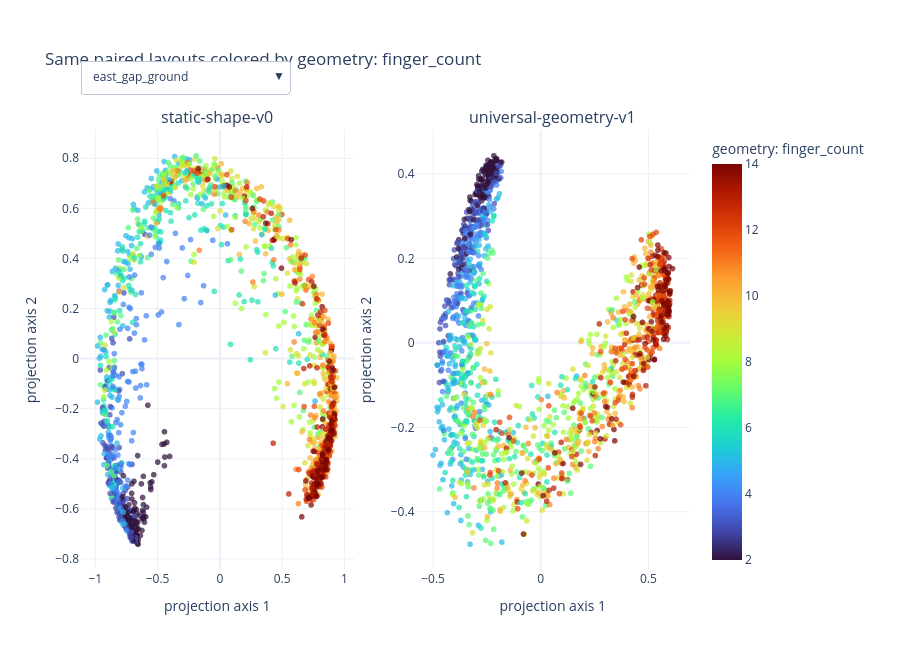

Notebook source saved alongside this figure:
### Markdown cell above
## 4. Explore geometry and capacitance in both latent spaces

We use a fixed, evenly spaced sample for a responsive browser. The same sample and
the same randomized projection are used for both standards. Open the dropdown to
color by **every numeric layout parameter and capacitance result present in the
dataset**. Smooth color gradients indicate that nearby vectors preserve that
quantity; abrupt mixing reveals a weakly represented factor.

### Code cell
number_pattern = re.compile(
    r"^\s*([+-]?(?:\d+(?:\.\d*)?|\.\d+)(?:[eE][+-]?\d+)?)\s*([A-Za-zµμ]*)\s*$"
)
unit_scale = {"": 1.0, "um": 1.0, "µm": 1.0, "μm": 1.0, "nm": 1e-3, "mm": 1e3}

def numeric(value):
    if isinstance(value, bool):
        return float(value)
    if isinstance(value, (int, float)):
        return float(value)
    if isinstance(value, str):
        match = number_pattern.match(value)
        if match and match.group(2) in unit_scale:
            return float(match.group(1)) * unit_scale[match.group(2)]
    return np.nan

catalogue = paired.copy()
all_parameter_names = sorted(
    {
        name
        for row in rows
        for name, value in row["design"]["design_options"].items()
        if np.isfinite(numeric(value))
    }
)
capacitance_names = [
    "north_to_north",
    "north_to_south",
    "north_to_ground",
    "south_to_south",
    "south_to_ground",
    "ground_to_ground",
]
for name in all_parameter_names:
    catalogue[f"geometry: {name}"] = [
        numeric(row_by_source[source]["design"]["design_options"].get(name))
        for source in catalogue["source_id"]
    ]
for name in capacitance_names:
    catalogue[f"capacitance: {name} (fF)"] = [
        numeric(row_by_source[source]["sim_results"].get(name)) for source in catalogue["source_id"]
    ]

sample_size = min(1600, len(catalogue))
sample_indices = np.linspace(0, len(catalogue) - 1, sample_size, dtype=int)
sample = catalogue.iloc[sample_indices].reset_index(drop=True)
v0_lookup = v0.set_index("layout_id")
v1_lookup = v1.set_index("layout_id")
v0_matrix = np.vstack(v0_lookup.loc[sample["layout_id"], "embedding"]).astype(np.float32)
v1_matrix = np.vstack(v1_lookup.loc[sample["layout_id"], "embedding"]).astype(np.float32)

def compact_v0(matrix):
    moments = matrix[:, :11]
    pixels = matrix[:, 11:].reshape(-1, 96, 96)
    pooled = pixels.reshape(-1, 12, 8, 12, 8).mean(axis=(2, 4))
    compact = np.column_stack([moments, pooled.reshape(len(matrix), -1)])
    norms = np.linalg.norm(compact, axis=1, keepdims=True)
    return compact / np.where(norms > 0, norms, 1.0)

def project(matrix):
    rng = np.random.default_rng(14)
    sketch_size = min(64, matrix.shape[1])
    sketch = matrix @ rng.normal(
        0.0, 1.0 / np.sqrt(sketch_size), size=(matrix.shape[1], sketch_size)
    ).astype(np.float32)
    sketch -= sketch.mean(axis=0, keepdims=True)
    u, singular_values, _ = np.linalg.svd(sketch, full_matrices=False)
    return u[:, :2] * singular_values[:2]

v0_compact = compact_v0(v0_matrix)
v0_xy = project(v0_compact)
v1_xy = project(v1_matrix)
color_fields = [
    column for column in sample.columns if column.startswith(("geometry: ", "capacitance: "))
]
initial_field = "geometry: finger_count"
initial_color = sample[initial_field]
hover = np.column_stack(
    [
        sample["source_id"],
        sample["geometry: finger_count"],
        sample["geometry: finger_length"],
        sample["capacitance: north_to_south (fF)"],
    ]
)

fig = make_subplots(rows=1, cols=2, subplot_titles=("static-shape-v0", "universal-geometry-v1"))
for column, xy in enumerate((v0_xy, v1_xy), start=1):
    fig.add_trace(
        go.Scattergl(
            x=xy[:, 0],
            y=xy[:, 1],
            mode="markers",
            marker={
                "color": initial_color,
                "colorscale": "Turbo",
                "size": 6,
                "opacity": 0.72,
                "showscale": column == 2,
                "colorbar": {"title": initial_field, "x": 1.02},
            },
            customdata=hover,
            hovertemplate=(
                "<b>%{customdata[0]}</b><br>fingers=%{customdata[1]}"
                "<br>finger length=%{customdata[2]} um"
                "<br>C(north,south)=%{customdata[3]:.3f} fF<extra></extra>"
            ),
            showlegend=False,
        ),
        row=1,
        col=column,
    )

buttons = [
    {
        "label": field.replace("geometry: ", "").replace("capacitance: ", "C: "),
        "method": "update",
        "args": [
            {"marker.color": [sample[field], sample[field]]},
            {"title": f"Same paired layouts colored by {field}"},
        ],
    }
    for field in color_fields
]
fig.update_layout(
    title=f"Same paired layouts colored by {initial_field}",
    template="plotly_white",
    height=650,
    margin={"r": 210, "t": 130},
    updatemenus=[
        {
            "buttons": buttons,
            "direction": "down",
            "x": 0.0,
            "y": 1.16,
            "xanchor": "left",
            "yanchor": "top",
        }
    ],
)
fig.update_xaxes(title_text="projection axis 1")
fig.update_yaxes(title_text="projection axis 2")
fig.show()

### Figure 1 — Plotly figure (JSON) as saved in the notebook; plotly's stock layout.template omitted (floating-point values rounded to 4 significant figures; data arrays with more than 128 entries replaced by an {"elided": "..."} marker saying what was removed)
{"data": [{"customdata": {"elided": "1600x4 mixed values"}, "hovertemplate": "<b>%{customdata[0]}</b><br>fingers=%{customdata[1]}<br>finger length=%{customdata[2]} um<br>C(north,south)=%{customdata[3]:.3f} fF<extra></extra>", "marker": {"color": {"elided": "1600 float values"}, "colorbar": {"title": {"text": "geometry: finger_count"}, "x": 1.02}, "colorscale": [[0.0, "#30123b"], [0.07143, "#4145ab"], [0.1429, "#4675ed"], [0.2143, "#39a2fc"], [0.2857, "#1bcfd4"], [0.3571, "#24eca6"], [0.4286, "#61fc6c"], [0.5, "#a4fc3b"], [0.5714, "#d1e834"], [0.6429, "#f3c63a"], [0.7143, "#fe9b2d"], [0.7857, "#f36315"], [0.8571, "#d93806"], [0.9286, "#b11901"], [1.0, "#7a0402"]], "opacity": 0.72, "showscale": false, "size": 6}, "mode": "markers", "showlegend": false, "type": "scattergl", "x": {"elided": "1600 float values"}, "xaxis": "x", "y": {"elided": "1600 float values"}, "yaxis": "y"}, {"customdata": {"elided": "1600x4 mixed values"}, "hovertemplate": "<b>%{customdata[0]}</b><br>fingers=%{customdata[1]}<br>finger length=%{customdata[2]} um<br>C(north,south)=%{customdata[3]:.3f} fF<extra></extra>", "marker": {"color": {"elided": "1600 float values"}, "colorbar": {"title": {"text": "geometry: finger_count"}, "x": 1.02}, "colorscale": [[0.0, "#30123b"], [0.07143, "#4145ab"], [0.1429, "#4675ed"], [0.2143, "#39a2fc"], [0.2857, "#1bcfd4"], [0.3571, "#24eca6"], [0.4286, "#61fc6c"], [0.5, "#a4fc3b"], [0.5714, "#d1e834"], [0.6429, "#f3c63a"], [0.7143, "#fe9b2d"], [0.7857, "#f36315"], [0.8571, "#d93806"], [0.9286, "#b11901"], [1.0, "#7a0402"]], "opacity": 0.72, "showscale": true, "size": 6}, "mode": "markers", "showlegend": false, "type": "scattergl", "x": {"elided": "1600 float values"}, "xaxis": "x2", "y": {"elided": "1600 float values"}, "yaxis": "y2"}], "layout": {"annotations": [{"font": {"size": 16}, "showarrow": false, "text": "static-shape-v0", "x": 0.225, "xanchor": "center", "xref": "paper", "y": 1.0, "yanchor": "bottom", "yref": "paper"}, {"font": {"size": 16}, "showarrow": false, "text": "universal-geometry-v1", "x": 0.775, "xanchor": "center", "xref": "paper", "y": 1.0, "yanchor": "bottom", "yref": "paper"}], "height": 650, "margin": {"r": 210, "t": 130}, "title": {"text": "Same paired layouts colored by geometry: finger_count"}, "updatemenus": [{"buttons": [{"args": [{"marker.color": {"elided": "2x1600 float values"}}, {"title": "Same paired layouts colored by geometry: east_gap_ground"}], "label": "east_gap_ground", "method": "update"}, {"args": [{"marker.color": {"elided": "2x1600 float values"}}, {"title": "Same paired layouts colored by geometry: finger_count"}], "label": "finger_count", "method": "update"}, {"args": [{"marker.color": {"elided": "2x1600 float values"}}, {"title": "Same paired layouts colored by geometry: finger_edge_gap_radius"}], "label": "finger_edge_gap_radius", "method": "update"}, {"args": [{"marker.color": {"elided": "2x1600 float values"}}, {"title": "Same paired layouts colored by geometry: finger_etch_radius"}], "label": "finger_etch_radius", "method": "update"}, {"args": [{"marker.color": {"elided": "2x1600 float values"}}, {"title": "Same paired layouts colored by geometry: finger_gap_east_west"}], "label": "finger_gap_east_west", "method": "update"}, {"args": [{"marker.color": {"elided": "2x1600 float values"}}, {"title": "Same paired layouts colored by geometry: finger_gap_north_south"}], "label": "finger_gap_north_south", "method": "update"}, {"args": [{"marker.color": {"elided": "2x1600 float values"}}, {"title": "Same paired layouts colored by geometry: finger_length"}], "label": "finger_length", "method": "update"}, {"args": [{"marker.color": {"elided": "2x1600 float values"}}, {"title": "Same paired layouts colored by geometry: finger_radius"}], "label": "finger_radius", "method": "update"}, {"args": [{"marker.color": {"elided": "2x1600 float values"}}, {"title": "Same paired layouts colored by geometry: finger_width"}], "label": "finger_width", "method": "update"}, {"args": [{"marker.color": {"elided": "2x1600 float values"}}, {"title": "Same paired layouts colored by geometry: layer"}], "label": "layer", "method": "update"}, {"args": [{"marker.color": {"elided": "2x1600 float values"}}, {"title": "Same paired layouts colored by geometry: north_cpw_etch_radius"}], "label": "north_cpw_etch_radius", "method": "update"}, {"args": [{"marker.color": {"elided": "2x1600 float values"}}, {"title": "Same paired layouts colored by geometry: north_cpw_gap"}], "label": "north_cpw_gap", "method": "update"}, {"args": [{"marker.color": {"elided": "2x1600 float values"}}, {"title": "Same paired layouts colored by geometry: north_cpw_length"}], "label": "north_cpw_length", "method": "update"}, {"args": [{"marker.color": {"elided": "2x1600 float values"}}, {"title": "Same paired layouts colored by geometry: north_cpw_maintain_gap"}], "label": "north_cpw_maintain_gap", "method": "update"}, {"args": [{"marker.color": {"elided": "2x1600 float values"}}, {"title": "Same paired layouts colored by geometry: north_cpw_radius"}], "label": "north_cpw_radius", "method": "update"}, {"args": [{"marker.color": {"elided": "2x1600 float values"}}, {"title": "Same paired layouts colored by geometry: north_cpw_width"}], "label": "north_cpw_width", "method": "update"}, {"args": [{"marker.color": {"elided": "2x1600 float values"}}, {"title": "Same paired layouts colored by geometry: north_cpw_xpos_offset"}], "label": "north_cpw_xpos_offset", "method": "update"}, {"args": [{"marker.color": {"elided": "2x1600 float values"}}, {"title": "Same paired layouts colored by geometry: north_east_spine_etch_radius"}], "label": "north_east_spine_etch_radius", "method": "update"}, {"args": [{"marker.color": {"elided": "2x1600 float values"}}, {"title": "Same paired layouts colored by geometry: north_east_spine_radius"}], "label": "north_east_spine_radius", "method": "update"}, {"args": [{"marker.color": {"elided": "2x1600 float values"}}, {"title": "Same paired layouts colored by geometry: north_gap_ground"}], "label": "north_gap_ground", "method": "update"}, {"args": [{"marker.color": {"elided": "2x1600 float values"}}, {"title": "Same paired layouts colored by geometry: north_spine_width"}], "label": "north_spine_width", "method": "update"}, {"args": [{"marker.color": {"elided": "2x1600 float values"}}, {"title": "Same paired layouts colored by geometry: north_west_spine_etch_radius"}], "label": "north_west_spine_etch_radius", "method": "update"}, {"args": [{"marker.color": {"elided": "2x1600 float values"}}, {"title": "Same paired layouts colored by geometry: north_west_spine_radius"}], "label": "north_west_spine_radius", "method": "update"}, {"args": [{"marker.color": {"elided": "2x1600 float values"}}, {"title": "Same paired layouts colored by geometry: orientation"}], "label": "orientation", "method": "update"}, {"args": [{"marker.color": {"elided": "2x1600 float values"}}, {"title": "Same paired layouts colored by geometry: pos_x"}], "label": "pos_x", "method": "update"}, {"args": [{"marker.color": {"elided": "2x1600 float values"}}, {"title": "Same paired layouts colored by geometry: pos_y"}], "label": "pos_y", "method": "update"}, {"args": [{"marker.color": {"elided": "2x1600 float values"}}, {"title": "Same paired layouts colored by geometry: south_cpw_etch_radius"}], "label": "south_cpw_etch_radius", "method": "update"}, {"args": [{"marker.color": {"elided": "2x1600 float values"}}, {"title": "Same paired layouts colored by geometry: south_cpw_gap"}], "label": "south_cpw_gap", "method": "update"}, {"args": [{"marker.color": {"elided": "2x1600 float values"}}, {"title": "Same paired layouts colored by geometry: south_cpw_length"}], "label": "south_cpw_length", "method": "update"}, {"args": [{"marker.color": {"elided": "2x1600 float values"}}, {"title": "Same paired layouts colored by geometry: south_cpw_maintain_gap"}], "label": "south_cpw_maintain_gap", "method": "update"}, {"args": [{"marker.color": {"elided": "2x1600 float values"}}, {"title": "Same paired layouts colored by geometry: south_cpw_radius"}], "label": "south_cpw_radius", "method": "update"}, {"args": [{"marker.color": {"elided": "2x1600 float values"}}, {"title": "Same paired layouts colored by geometry: south_cpw_width"}], "label": "south_cpw_width", "method": "update"}, {"args": [{"marker.color": {"elided": "2x1600 float values"}}, {"title": "Same paired layouts colored by geometry: south_cpw_xpos_offset"}], "label": "south_cpw_xpos_offset", "method": "update"}, {"args": [{"marker.color": {"elided": "2x1600 float values"}}, {"title": "Same paired layouts colored by geometry: south_east_spine_etch_radius"}], "label": "south_east_spine_etch_radius", "method": "update"}, {"args": [{"marker.color": {"elided": "2x1600 float values"}}, {"title": "Same paired layouts colored by geometry: south_east_spine_radius"}], "label": "south_east_spine_radius", "method": "update"}, {"args": [{"marker.color": {"elided": "2x1600 float values"}}, {"title": "Same paired layouts colored by geometry: south_gap_ground"}], "label": "south_gap_ground", "method": "update"}, {"args": [{"marker.color": {"elided": "2x1600 float values"}}, {"title": "Same paired layouts colored by geometry: south_spine_width"}], "label": "south_spine_width", "method": "update"}, {"args": [{"marker.color": {"elided": "2x1600 float values"}}, {"title": "Same paired layouts colored by geometry: south_west_spine_etch_radius"}], "label": "south_west_spine_etch_radius", "method": "update"}, {"args": [{"marker.color": {"elided": "2x1600 float values"}}, {"title": "Same paired layouts colored by geometry: south_west_spine_radius"}], "label": "south_west_spine_radius", "method": "update"}, {"args": [{"marker.color": {"elided": "2x1600 float values"}}, {"title": "Same paired layouts colored by geometry: west_gap_ground"}], "label": "west_gap_ground", "method": "update"}, {"args": [{"marker.color": {"elided": "2x1600 float values"}}, {"title": "Same paired layouts colored by capacitance: north_to_north (fF)"}], "label": "C: north_to_north (fF)", "method": "update"}, {"args": [{"marker.color": {"elided": "2x1600 float values"}}, {"title": "Same paired layouts colored by capacitance: north_to_south (fF)"}], "label": "C: north_to_south (fF)", "method": "update"}, {"args": [{"marker.color": {"elided": "2x1600 float values"}}, {"title": "Same paired layouts colored by capacitance: north_to_ground (fF)"}], "label": "C: north_to_ground (fF)", "method": "update"}, {"args": [{"marker.color": {"elided": "2x1600 float values"}}, {"title": "Same paired layouts colored by capacitance: south_to_south (fF)"}], "label": "C: south_to_south (fF)", "method": "update"}, {"args": [{"marker.color": {"elided": "2x1600 float values"}}, {"title": "Same paired layouts colored by capacitance: south_to_ground (fF)"}], "label": "C: south_to_ground (fF)", "method": "update"}, {"args": [{"marker.color": {"elided": "2x1600 float values"}}, {"title": "Same paired layouts colored by capacitance: ground_to_ground (fF)"}], "label": "C: ground_to_ground (fF)", "method": "update"}], "direction": "down", "x": 0.0, "xanchor": "left", "y": 1.16, "yanchor": "top"}], "xaxis": {"anchor": "y", "domain": [0.0, 0.45], "title": {"text": "projection axis 1"}}, "xaxis2": {"anchor": "y2", "domain": [0.55, 1.0], "title": {"text": "projection axis 1"}}, "yaxis": {"anchor": "x", "domain": [0.0, 1.0], "title": {"text": "projection axis 2"}}, "yaxis2": {"anchor": "x2", "domain": [0.0, 1.0], "title": {"text": "projection axis 2"}}}}
